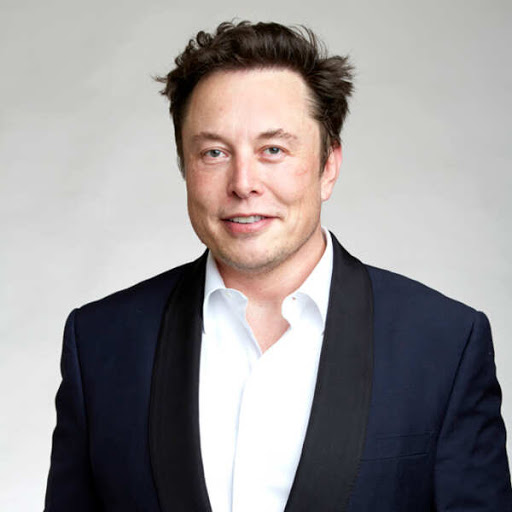
#> input picture image1.jpg, 512 x 512 px
$ jupyter execute 2-Swapping_Two_Images.ipynb
#> lines starting #> are read from the running program, lines starting #| are printed output that depends on the picture; after the words box and inside, x2 and y2 are one past the last pixel; in counts of white or black regions, pixels touching at a corner belong together
# Swapping two images using Python OpenCV and NumPy Library
## By Dipaditya Das

### Importing Libraries

[cell 1]
import numpy as np
import cv2 as cv

### Storing Image1 in a variable & displaying it

[cell 2]
image1 = cv.imread("image1.jpg")
#> image1 is the input picture: shape (512, 512, 3); mean B, G, R 148.3, 147.8, 151.9
cv.imshow("1st Image", image1)
cv.waitKey()
cv.destroyAllWindows()

### Storing Image2 in a variable & displaying it

[cell 3]
image2 = cv.imread("image2.jpg")
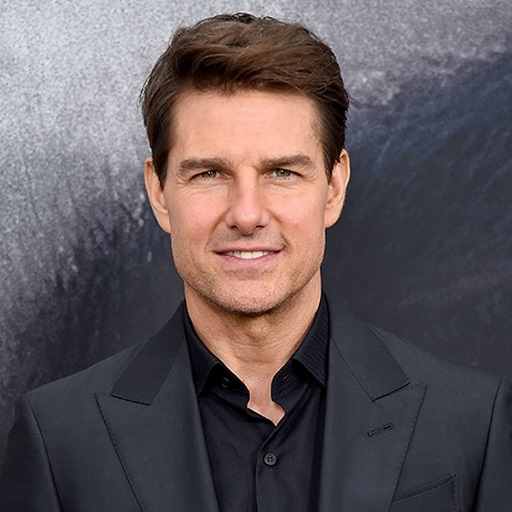
#> input picture image2.jpg, 512 x 512 px
#> image2 is the input picture: shape (512, 512, 3); mean B, G, R 91.9, 88.3, 98
cv.imshow("2nd Image", image2)
cv.waitKey()
cv.destroyAllWindows()

### Cropping 1st Image & showing only the photo frame

[cell 4]
image1_cropped = image1[20:281,154:353]
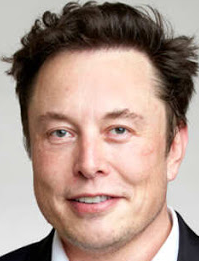
#> image1_cropped: shape (261, 199, 3); mean B, G, R 137.9, 148.8, 173
cv.imshow("1st Cropped Image", image1_cropped)
cv.waitKey()
cv.destroyAllWindows()

### Cropping 2nd Image & showing only the photo frame

[cell 5]
image2_cropped = image2[12:340,142:360]
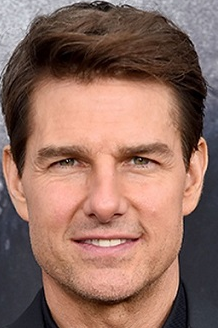
#> image2_cropped: shape (328, 218, 3); mean B, G, R 96.9, 109.2, 145.1
cv.imshow("2nd Cropped Image", image2_cropped)
cv.waitKey()
cv.destroyAllWindows()

### Resizing both cropped frames

[cell 6]
image1_resized = cv.resize(image1_cropped,(image2_cropped.shape[1],image2_cropped.shape[0]))
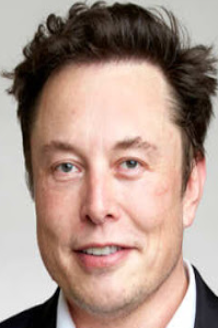
#> image1_resized: shape (328, 218, 3); mean B, G, R 137.8, 148.7, 172.8
image2_resized = cv.resize(image2_cropped,(image1_cropped.shape[1],image1_cropped.shape[0]))
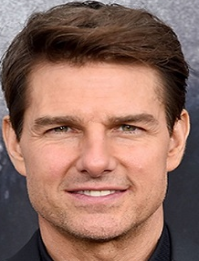
#> image2_resized: shape (261, 199, 3); mean B, G, R 96.8, 109, 144.9

### Swapping the photo frame & Showing 1st updated image

[cell 7]
image1[20:281,154:353] = image2_resized
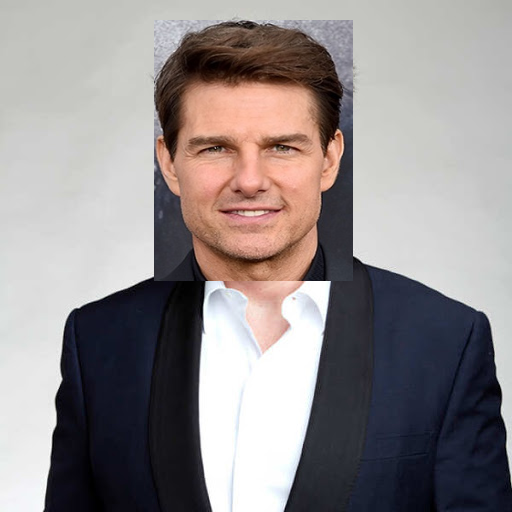
#> image1: shape (512, 512, 3); 19.81% of pixels changed, all inside (x1, y1, x2, y2) = (154, 20, 353, 281)
cv.imshow("1st Image", image1)
cv.waitKey()
cv.destroyAllWindows()

### Swapping the photo frame & Showing 2nd updated image

[cell 8]
image2[12:340,142:360] = image1_resized
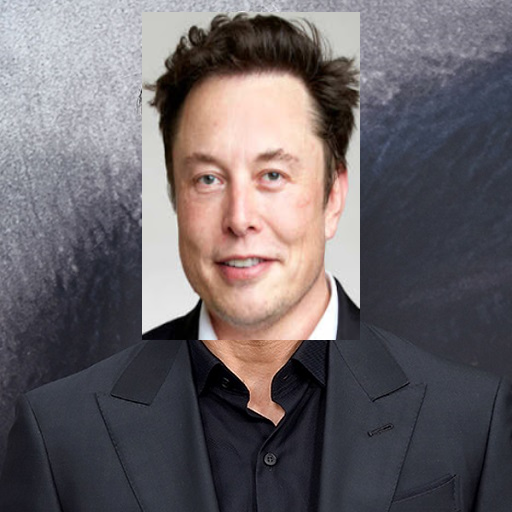
#> image2: shape (512, 512, 3); mean B, G, R 103.1, 99.1, 105.5
cv.imshow("2nd Image", image2)
cv.waitKey()
cv.destroyAllWindows()

### Saving both the new images

[cell 9]
cv.imwrite("image1_new.jpg", image1)
cv.imwrite("image2_new.jpg", image2)
#> Out = True
